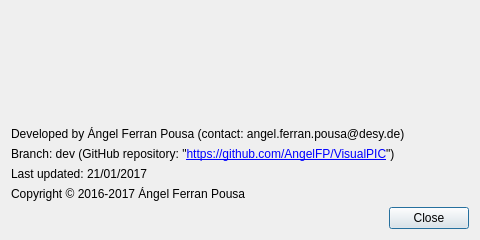
<?xml version="1.0" encoding="UTF-8"?>
<ui version="4.0">
 <class>Dialog</class>
 <widget class="QDialog" name="Dialog">
  <property name="geometry">
   <rect>
    <x>0</x>
    <y>0</y>
    <width>480</width>
    <height>240</height>
   </rect>
  </property>
  <property name="sizePolicy">
   <sizepolicy hsizetype="Expanding" vsizetype="Preferred">
    <horstretch>0</horstretch>
    <verstretch>0</verstretch>
   </sizepolicy>
  </property>
  <property name="minimumSize">
   <size>
    <width>480</width>
    <height>240</height>
   </size>
  </property>
  <property name="maximumSize">
   <size>
    <width>480</width>
    <height>240</height>
   </size>
  </property>
  <property name="windowTitle">
   <string>About</string>
  </property>
  <property name="sizeGripEnabled">
   <bool>false</bool>
  </property>
  <layout class="QVBoxLayout" name="verticalLayout">
   <item>
    <widget class="QLabel" name="label">
     <property name="sizePolicy">
      <sizepolicy hsizetype="Fixed" vsizetype="Fixed">
       <horstretch>0</horstretch>
       <verstretch>0</verstretch>
      </sizepolicy>
     </property>
     <property name="minimumSize">
      <size>
       <width>466</width>
       <height>127</height>
      </size>
     </property>
     <property name="maximumSize">
      <size>
       <width>466</width>
       <height>127</height>
      </size>
     </property>
     <property name="text">
      <string/>
     </property>
     <property name="pixmap">
      <pixmap>Icons/logo_horizontal.png</pixmap>
     </property>
     <property name="scaledContents">
      <bool>true</bool>
     </property>
    </widget>
   </item>
   <item>
    <spacer name="verticalSpacer">
     <property name="orientation">
      <enum>Qt::Vertical</enum>
     </property>
     <property name="sizeHint" stdset="0">
      <size>
       <width>20</width>
       <height>40</height>
      </size>
     </property>
    </spacer>
   </item>
   <item>
    <widget class="QLabel" name="label_5">
     <property name="text">
      <string>Developed by Ángel Ferran Pousa (contact: angel.ferran.pousa@desy.de)</string>
     </property>
    </widget>
   </item>
   <item>
    <widget class="QLabel" name="label_2">
     <property name="text">
      <string>Branch: dev (GitHub repository: &quot;&lt;a href=&quot;https://github.com/AngelFP/VisualPIC&quot;&gt;https://github.com/AngelFP/VisualPIC&lt;/a&gt;&quot;)</string>
     </property>
     <property name="textFormat">
      <enum>Qt::RichText</enum>
     </property>
     <property name="openExternalLinks">
      <bool>true</bool>
     </property>
    </widget>
   </item>
   <item>
    <widget class="QLabel" name="label_3">
     <property name="text">
      <string>Last updated: 21/01/2017</string>
     </property>
    </widget>
   </item>
   <item>
    <widget class="QLabel" name="label_4">
     <property name="text">
      <string>Copyright © 2016-2017 Ángel Ferran Pousa</string>
     </property>
    </widget>
   </item>
   <item>
    <widget class="QDialogButtonBox" name="buttonBox">
     <property name="orientation">
      <enum>Qt::Horizontal</enum>
     </property>
     <property name="standardButtons">
      <set>QDialogButtonBox::Close</set>
     </property>
    </widget>
   </item>
  </layout>
 </widget>
 <resources/>
 <connections>
  <connection>
   <sender>buttonBox</sender>
   <signal>accepted()</signal>
   <receiver>Dialog</receiver>
   <slot>accept()</slot>
   <hints>
    <hint type="sourcelabel">
     <x>248</x>
     <y>254</y>
    </hint>
    <hint type="destinationlabel">
     <x>157</x>
     <y>274</y>
    </hint>
   </hints>
  </connection>
  <connection>
   <sender>buttonBox</sender>
   <signal>rejected()</signal>
   <receiver>Dialog</receiver>
   <slot>reject()</slot>
   <hints>
    <hint type="sourcelabel">
     <x>316</x>
     <y>260</y>
    </hint>
    <hint type="destinationlabel">
     <x>286</x>
     <y>274</y>
    </hint>
   </hints>
  </connection>
 </connections>
</ui>
